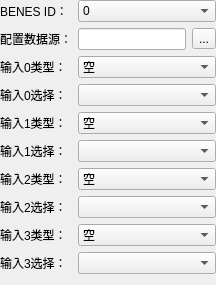
         <widget class="QWidget" name="page_benes">
          <layout class="QFormLayout" name="formLayout_6">
           <property name="leftMargin">
            <number>0</number>
           </property>
           <property name="topMargin">
            <number>0</number>
           </property>
           <property name="rightMargin">
            <number>0</number>
           </property>
           <item row="0" column="0">
            <widget class="QLabel" name="label_52">
             <property name="text">
              <string>BENES ID：</string>
             </property>
             <property name="buddy">
              <cstring>comboBox_benes_id</cstring>
             </property>
            </widget>
           </item>
           <item row="0" column="1">
            <widget class="QComboBox" name="comboBox_benes_id">
             <item>
              <property name="text">
               <string>0</string>
              </property>
             </item>
            </widget>
           </item>
           <item row="1" column="0">
            <widget class="QLabel" name="label_61">
             <property name="text">
              <string>配置数据源：</string>
             </property>
             <property name="buddy">
              <cstring>lineEdit_benes_path</cstring>
             </property>
            </widget>
           </item>
           <item row="1" column="1">
            <layout class="QHBoxLayout" name="horizontalLayout_15">
             <item>
              <widget class="QLineEdit" name="lineEdit_benes_path"/>
             </item>
             <item>
              <widget class="QToolButton" name="toolButton_benes">
               <property name="sizePolicy">
                <sizepolicy hsizetype="Minimum" vsizetype="Fixed">
                 <horstretch>0</horstretch>
                 <verstretch>0</verstretch>
                </sizepolicy>
               </property>
               <property name="text">
                <string>...</string>
               </property>
              </widget>
             </item>
            </layout>
           </item>
           <item row="2" column="0">
            <widget class="QLabel" name="label_53">
             <property name="text">
              <string>输入0类型：</string>
             </property>
             <property name="buddy">
              <cstring>comboBox_sbox_input0Type</cstring>
             </property>
            </widget>
           </item>
           <item row="2" column="1">
            <widget class="QComboBox" name="comboBox_benes_input0Type">
             <item>
              <property name="text">
               <string>空</string>
              </property>
             </item>
             <item>
              <property name="text">
               <string>当前行BFU输出X</string>
              </property>
             </item>
             <item>
              <property name="text">
               <string>当前行BFU输出Y</string>
              </property>
             </item>
             <item>
              <property name="text">
               <string>当前行SBOX输出</string>
              </property>
             </item>
             <item>
              <property name="text">
               <string>当前行BENES输出</string>
              </property>
             </item>
             <item>
              <property name="text">
               <string>上一行BFU输出X</string>
              </property>
             </item>
             <item>
              <property name="text">
               <string>上一行BFU输出Y</string>
              </property>
             </item>
             <item>
              <property name="text">
               <string>上一行SBOX输出</string>
              </property>
             </item>
             <item>
              <property name="text">
               <string>上一行BENES输出</string>
              </property>
             </item>
             <item>
              <property name="text">
               <string>入口FIFO</string>
              </property>
             </item>
             <item>
              <property name="text">
               <string>MEM输出</string>
              </property>
             </item>
            </widget>
           </item>
           <item row="3" column="0">
            <widget class="QLabel" name="label_54">
             <property name="text">
              <string>输入0选择：</string>
             </property>
             <property name="buddy">
              <cstring>comboBox_sbox_input0Choice</cstring>
             </property>
            </widget>
           </item>
           <item row="3" column="1">
            <widget class="QComboBox" name="comboBox_benes_input0Choice"/>
           </item>
           <item row="4" column="0">
            <widget class="QLabel" name="label_55">
             <property name="text">
              <string>输入1类型：</string>
             </property>
             <property name="buddy">
              <cstring>comboBox_benes_input1Type</cstring>
             </property>
            </widget>
           </item>
           <item row="4" column="1">
            <widget class="QComboBox" name="comboBox_benes_input1Type">
             <item>
              <property name="text">
               <string>空</string>
              </property>
             </item>
             <item>
              <property name="text">
               <string>当前行BFU输出X</string>
              </property>
             </item>
             <item>
              <property name="text">
               <string>当前行BFU输出Y</string>
              </property>
             </item>
             <item>
              <property name="text">
               <string>当前行SBOX输出</string>
              </property>
             </item>
             <item>
              <property name="text">
               <string>当前行BENES输出</string>
              </property>
             </item>
             <item>
              <property name="text">
               <string>上一行BFU输出X</string>
              </property>
             </item>
             <item>
              <property name="text">
               <string>上一行BFU输出Y</string>
              </property>
             </item>
             <item>
              <property name="text">
               <string>上一行SBOX输出</string>
              </property>
             </item>
             <item>
              <property name="text">
               <string>上一行BENES输出</string>
              </property>
             </item>
             <item>
              <property name="text">
               <string>入口FIFO</string>
              </property>
             </item>
             <item>
              <property name="text">
               <string>MEM输出</string>
              </property>
             </item>
            </widget>
           </item>
           <item row="5" column="0">
            <widget class="QLabel" name="label_56">
             <property name="text">
              <string>输入1选择：</string>
             </property>
             <property name="buddy">
              <cstring>comboBox_benes_input1Choice</cstring>
             </property>
            </widget>
           </item>
           <item row="5" column="1">
            <widget class="QComboBox" name="comboBox_benes_input1Choice"/>
           </item>
           <item row="6" column="0">
            <widget class="QLabel" name="label_57">
             <property name="text">
              <string>输入2类型：</string>
             </property>
             <property name="buddy">
              <cstring>comboBox_benes_input2Type</cstring>
             </property>
            </widget>
           </item>
           <item row="6" column="1">
            <widget class="QComboBox" name="comboBox_benes_input2Type">
             <item>
              <property name="text">
               <string>空</string>
              </property>
             </item>
             <item>
              <property name="text">
               <string>当前行BFU输出X</string>
              </property>
             </item>
             <item>
              <property name="text">
               <string>当前行BFU输出Y</string>
              </property>
             </item>
             <item>
              <property name="text">
               <string>当前行SBOX输出</string>
              </property>
             </item>
             <item>
              <property name="text">
               <string>当前行BENES输出</string>
              </property>
             </item>
             <item>
              <property name="text">
               <string>上一行BFU输出X</string>
              </property>
             </item>
             <item>
              <property name="text">
               <string>上一行BFU输出Y</string>
              </property>
             </item>
             <item>
              <property name="text">
               <string>上一行SBOX输出</string>
              </property>
             </item>
             <item>
              <property name="text">
               <string>上一行BENES输出</string>
              </property>
             </item>
             <item>
              <property name="text">
               <string>入口FIFO</string>
              </property>
             </item>
             <item>
              <property name="text">
               <string>MEM输出</string>
              </property>
             </item>
            </widget>
           </item>
           <item row="7" column="0">
            <widget class="QLabel" name="label_58">
             <property name="text">
              <string>输入2选择：</string>
             </property>
             <property name="buddy">
              <cstring>comboBox_benes_input2Choice</cstring>
             </property>
            </widget>
           </item>
           <item row="7" column="1">
            <widget class="QComboBox" name="comboBox_benes_input2Choice"/>
           </item>
           <item row="8" column="0">
            <widget class="QLabel" name="label_59">
             <property name="text">
              <string>输入3类型：</string>
             </property>
             <property name="buddy">
              <cstring>comboBox_benes_input3Type</cstring>
             </property>
            </widget>
           </item>
           <item row="8" column="1">
            <widget class="QComboBox" name="comboBox_benes_input3Type">
             <item>
              <property name="text">
               <string>空</string>
              </property>
             </item>
             <item>
              <property name="text">
               <string>当前行BFU输出X</string>
              </property>
             </item>
             <item>
              <property name="text">
               <string>当前行BFU输出Y</string>
              </property>
             </item>
             <item>
              <property name="text">
               <string>当前行SBOX输出</string>
              </property>
             </item>
             <item>
              <property name="text">
               <string>当前行BENES输出</string>
              </property>
             </item>
             <item>
              <property name="text">
               <string>上一行BFU输出X</string>
              </property>
             </item>
             <item>
              <property name="text">
               <string>上一行BFU输出Y</string>
              </property>
             </item>
             <item>
              <property name="text">
               <string>上一行SBOX输出</string>
              </property>
             </item>
             <item>
              <property name="text">
               <string>上一行BENES输出</string>
              </property>
             </item>
             <item>
              <property name="text">
               <string>入口FIFO</string>
              </property>
             </item>
             <item>
              <property name="text">
               <string>MEM输出</string>
              </property>
             </item>
            </widget>
           </item>
           <item row="9" column="0">
            <widget class="QLabel" name="label_60">
             <property name="text">
              <string>输入3选择：</string>
             </property>
             <property name="buddy">
              <cstring>comboBox_benes_input3Choice</cstring>
             </property>
            </widget>
           </item>
           <item row="9" column="1">
            <widget class="QComboBox" name="comboBox_benes_input3Choice"/>
           </item>
          </layout>
         </widget>
